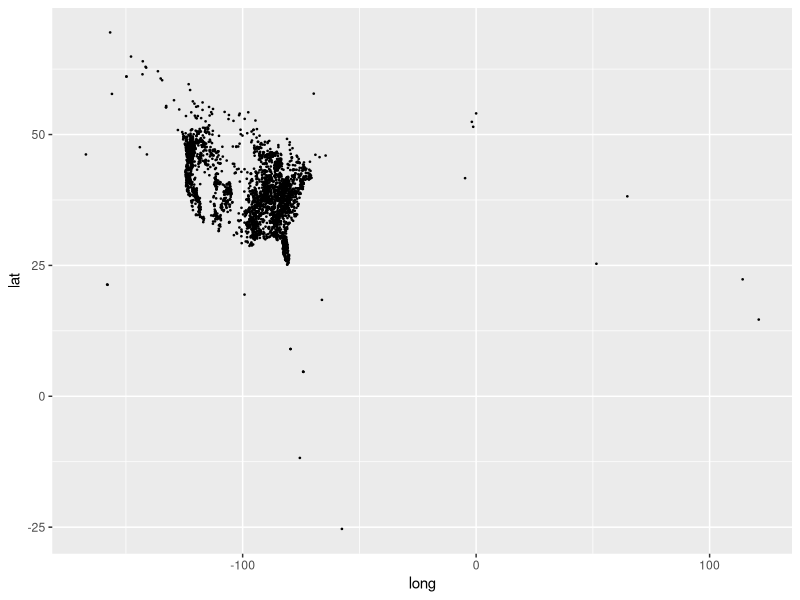
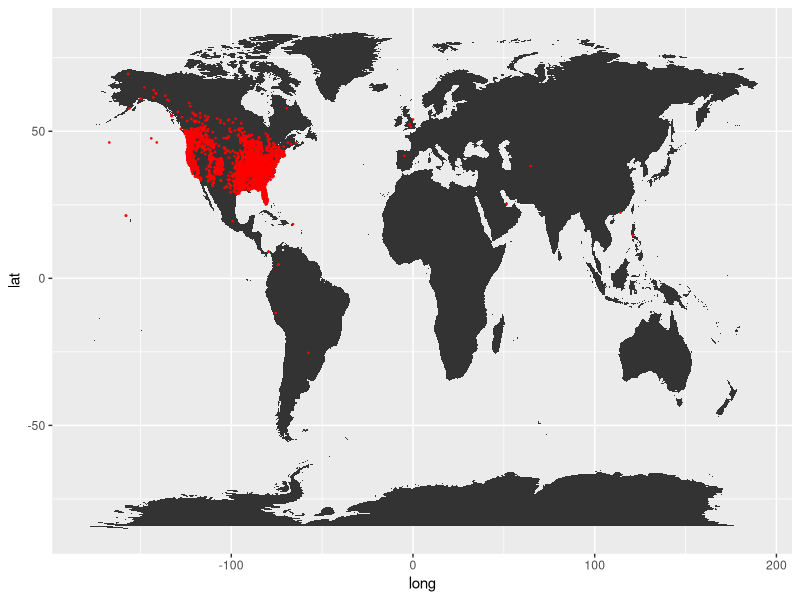
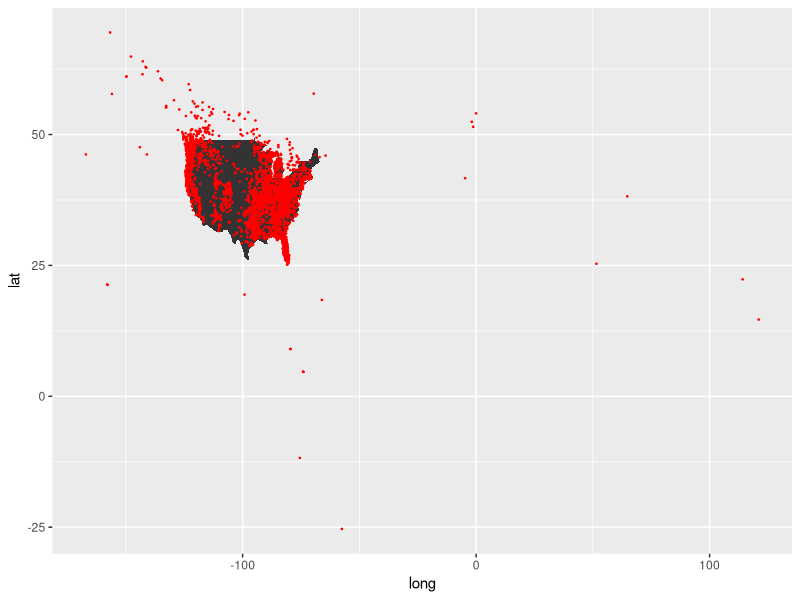
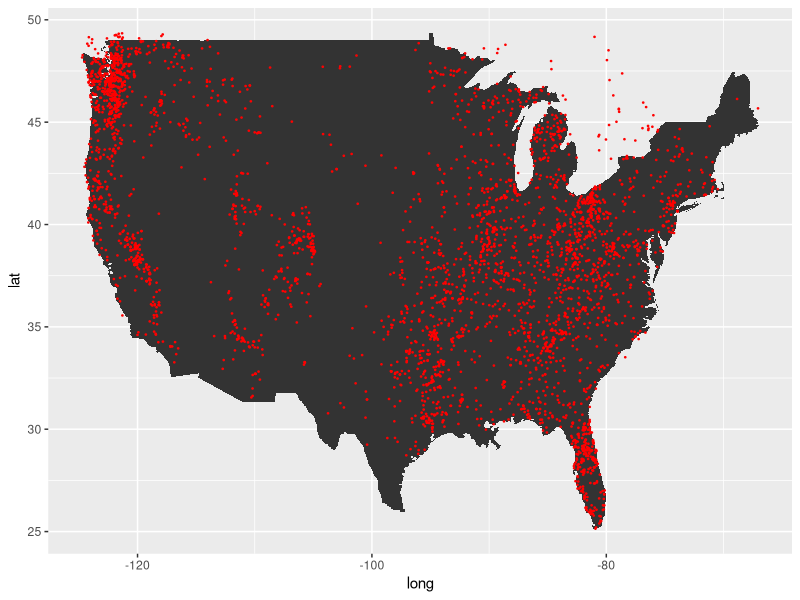

The R script that drew these images, in order: (Note: this script raises an error after producing the figures.)
## ---- chunk 1
knitr::opts_chunk$set(echo = TRUE)
library(ggplot2)
library(tidyr)
library(dplyr)
library(maps)
library(mapproj)
library(sf)
## ---- chunk 2
bigfoot = read.csv('Bigfoot_Sightings.csv') %>%
  select(long=X, lat=Y, time=TimeWhen)
str(bigfoot)
## ---- chunk 3
ggplot(bigfoot, aes(long, lat)) + 
  geom_point(size = .25, show.legend = FALSE)
## ---- chunk 4
world_map = map_data("world")
ggplot(bigfoot, aes(x = long, y = lat))+
  geom_map(data = world_map, map = world_map, aes(map_id=region))+
  expand_limits(x = world_map$long, y = world_map$lat)+
  geom_point(size=0.25, color = "red")
## ---- chunk 5
us_map = map_data("state")
ggplot(bigfoot, aes(x = long, y = lat))+
  geom_map(data = us_map, map = us_map, aes(map_id=region))+
  geom_point(size=0.25, color = "red")
## ---- chunk 6
filtered_data <- bigfoot %>%
  filter(lat >= 24.4 &
         lat <= 49.4 &
         long >= -125.0 &
         long <= -66.9)
fewPoints = filtered_data


ggplot(filtered_data, aes(x = long, y = lat))+
  geom_map(data = us_map, map = us_map, aes(map_id=region))+
  geom_point(size=0.25, color = "red")

## ---- chunk 7
library(rnaturalearth)
library(maps)
#Source: https://stackoverflow.com/questions/8751497/latitude-longitude-coordinates-tweb-state-code-in-r
lonlat_to_state <- function(fewPoints,
                            states = spData::us_states,
                            name_col = "NAME") {
    pts <- st_as_sf(fewPoints, coords = 1:2, crs = 4326)
    states <- st_transform(states, crs = 3857)
    pts <- st_transform(pts, crs = 3857)
    state_names <- states[[name_col]]
    ii <- as.integer(st_intersects(pts, states))
    state_names[ii]
}
us_states_ne <- ne_states(country = "United States of America",
                          returnclass = "sf")
data_with_states<- fewPoints |> mutate(state = tolower(lonlat_to_state(fewPoints, states = us_states_ne, name_col = "name")))
data_with_states = data_with_states |> filter(!is.na(state))
summarizedData = data_with_states |> group_by(state) |> summarize(totalSightings = n()) |> ungroup()
ggplot(data_with_states, aes(x = long, y = lat))+
  geom_map(data = us_map, map = us_map, aes(map_id=region))+
  geom_point(size=0.25, color = "red")+
  xlim(-126,-60)+
  ylim(24.4,49.4)
data_with_states = data_with_states |> merge(summarizedData,by="state")

ggplot(data_with_states, aes(map_id = state))+
  geom_map(aes(fill = totalSightings), map = us_map)+
expand_limits(x = us_map$long, y=us_map$lat)
## ---- chunk 8
washington_data <- data_with_states %>%
  filter(state == "washington")
washington_map <- map_data("state", region = "washington")
ggplot(washington_data, aes(x = long, y = lat)) +
  geom_map(data = washington_map, map = washington_map, aes(map_id = region)) +
  geom_point(size = 0.25, color = "red") +
  expand_limits(x = washington_map$long, y=washington_map$lat)
